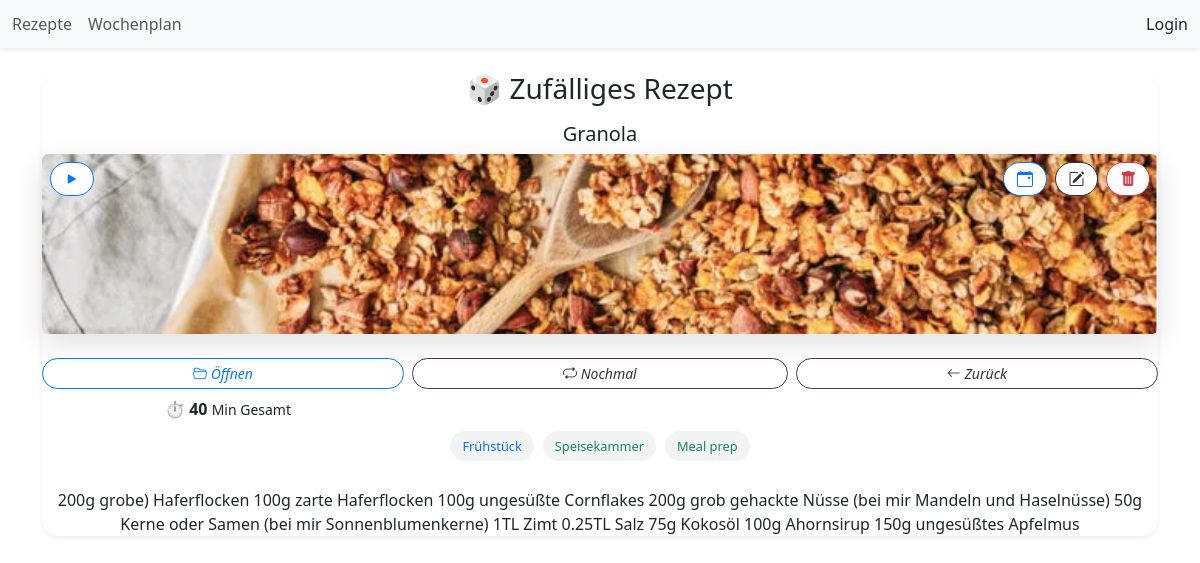
The app's page /recipes/random/ with its own data.
### recipes/models.py (models this page shows, shortened)
class Recipe(models.Model):
    title = models.CharField(
        max_length=200,
        help_text="Titel"
    )
    slug = models.SlugField(
        unique=True,
        blank=True
    )
    servings = models.PositiveIntegerField(
        help_text="Portionen",
        null=True,
        blank=True,
    )
    image = models.ImageField(
        upload_to='recipes/',
        blank=True,
        null=True,
        help_text="Hauptbild"
    )
    labels = models.ManyToManyField(
        "Label",
        blank=True,
        help_text="Label"
    )
    duration_minutes = models.PositiveIntegerField(
        null=True,
        blank=True,
        help_text="Gesamtdauer des Rezepts in Minuten"
    )
    working_time = models.PositiveIntegerField(
        null=True,
        blank=True,
        help_text="Arbeitsdauer des Rezepts in Minuten"
    )
    temperature_celsius = models.PositiveIntegerField(
        null=True,
        blank=True,
        help_text="Back-/Ofentemperatur in °C (Ober-/Unterhitze)"
    )
    ingredients = models.CharField(
        null=True,
        blank=True,
        max_length=1000,  # Du solltest hier eine Länge definieren, falls du lange Zutatenlisten erwartest
        help_text="Zutaten"
    )
    steps = models.CharField(
        null=True,
        blank=True,
        max_length=1000,  # Ebenso für Schritte
        help_text="Anleitung"
    )
    cooked_count = models.PositiveIntegerField(
        default=0,
        help_text="So oft wurde das Rezept schon gekocht"
    )
    external_link = models.URLField(
        blank=True,
        null=True,
        help_text="Fügen Sie einen externen Link hinzu."
    )  # Neues Feld für den externen Link

class Label(models.Model):
    EVENT = "event"
    CATEGORY = "category"
    LABEL_TYPES = [
        (EVENT, "Event"),
        (CATEGORY, "Kategorie"),
    ]
    name = models.CharField(max_length=100)
    label_type = models.CharField(max_length=20, choices=LABEL_TYPES)

### recipes/views.py (the view)
# urls.py: path("random/", views.RandomRecipeView.as_view(), name="random"),
class RandomRecipeView(TemplateView):
    template_name = "recipes/recipe_random.html"
    def get_context_data(self, **kwargs):
        context = super().get_context_data(**kwargs)
        index_view = IndexView()
        index_view.request = self.request
        qs = index_view.get_queryset()
        context["recipe"] = random.choice(list(qs)) if qs.exists() else None
        context["days"] = DAYS
        return context

### recipes/views.py (called while the page is built)
    def get_queryset(self):
        qs = Recipe.objects.prefetch_related("labels")
        qs = filter_recipes(qs, self.request.GET)
        sort_param = self.request.GET.get("sort", "title")
        if sort_param == "duration":
            qs = qs.order_by("duration_minutes")
        elif sort_param == "cooked":
            qs = qs.order_by("cooked_count")
        else:
            qs = qs.order_by("title")
        return qs

### recipes/templates/recipes/recipe_random.html (shortened to what this page needs)
{% extends "recipes/base.html" %}
{% block content %}
<div class="container mt-4">
    <div class="recipe-card shadow-sm">
        <div class="card-body text-center">
            <h3 class="card-title mb-3">🎲 Zufälliges Rezept</h3>
            {% if recipe %}
                <h5>{{ recipe.title }}</h5>
                 {% if recipe.image %}
                <div class="recipe-hero mb-4 position-relative">
                    <img src="{{ recipe.image.url }}" alt="{{ recipe.title }}" class="img-fluid rounded" style="height: 180px;">
                    <div class="position-absolute top-0 start-0 w-100 d-flex gap-2 p-2">
                        {% if not recipe.external_link %}
                        <a href="{% url 'recipes:cook' recipe.slug %}?servings={{ current_servings }}" class="btn btn-ios me-auto">
                            <i class="bi bi-play-fill"></i>
                        </a>
                        {% endif %}
                        <div class="dropdown d-inline">
                            <button class="btn btn-ios calendar-dropdown" type="button" id="addToPlanDropdown" data-bs-toggle="dropdown" aria-expanded="false">
                                <i class="bi bi-calendar-event"></i>
                            </button>
                        </div>
                        <a href="{% url 'recipes:update' recipe.slug %}" class="btn btn-ios-secondary">
                            <i class="bi bi-pencil-square"></i>
                        </a>
                        <a href="{% url 'recipes:delete' recipe.slug %}" class="btn btn-ios-danger">
                            <i class="bi bi-trash-fill"></i>
                        </a>
                    </div>
                </div>
                {% endif %}
                <div class="col-12 d-flex gap-2">
                    <a href="{% url 'recipes:detail' recipe.slug %}" class="btn btn-ios-sm flex-fill">
                        <i class="bi bi-folder2-open"> Öffnen</i>
                    </a>
                    <a href="?{{ request.GET.urlencode }}" class="btn btn-ios-sm-secondary flex-fill">
                        <i class="bi bi-repeat"> Nochmal</i>
                    </a>
                    <a href="{% url 'recipes:index' %}" class="btn btn-ios-sm-secondary flex-fill">
                        <i class="bi bi-arrow-left"> Zurück</i>
                    </a>
                </div>
                {% if recipe.duration_minutes %}
                <div class="col-12 col-md-4 mb-2 mt-2">
                    <div class="tile">
                        ⏱️ <strong>{{ recipe.duration_minutes }}</strong>
                        <small>Min Gesamt</small>
                    </div>
                </div>
                {% endif %}
                {% if recipe.labels.all %}
                <div class="mb-4">
                    {% for label in recipe.labels.all %}
                        <span class="chip chip-{{ label.label_type }}">
                            {{ label.name }}
                        </span>
                    {% endfor %}
                </div>
                {% endif %}
                <p>{{ recipe.ingredients }}</p>
            {% else %}
                <p class="text-muted">Kein passendes Rezept gefunden.</p>
                <a href="{% url 'recipes:index' %}" class="btn btn-secondary">
                    Zurück
                </a>
            {% endif %}
        </div>
    </div>
</div>
{% endblock %}

### recipes/static/recipes/style.css (style rules this page uses)
.btn, .btn:hover, .btn:focus, .btn:active, .btn:focus-visible { box-shadow: none; transform: none; transition: none; }
.recipe-card { border-radius: 1rem; overflow: visible; border: none; background: #fff; cursor: pointer; box-shadow: 0 8px 24px rgba(0, 0, 0, 0.08); transition: transform 0.25s ease, box-shadow 0.25s ease; min-height: 350px; }
.card-title { display: -webkit-box; -webkit-box-orient: vertical; overflow: hidden; text-overflow: ellipsis; line-clamp: 3; -webkit-line-clamp: 3; line-height: 1.2em; max-height: calc(1.2em * 3); }
.recipe-hero { overflow: visible; }
.recipe-hero img { width: 100%; max-height: 320px; object-fit: cover; border-radius: 20px; box-shadow: 0 10px 30px rgba(0,0,0,0.12); }
.chip { display: inline-block; padding: 0.35rem 0.75rem; border-radius: 999px; font-size: 0.8rem; margin: 0.15rem; background: #f1f3f5; }
.chip-category { color: #0d6efd; }
.chip-event { color: #198754; }
.btn-ios, .btn-ios-secondary, .btn-ios-success, .btn-ios-filter, .btn-ios-danger, .calendar-dropdown { display: inline-flex; align-items: center; justify-content: center; padding: 0.5rem 0.8rem; border-radius: 9999px; font-weight: 500; transition: all 0.2s ease; box-shadow: none; }
.btn-ios { border: 1px solid #007bff; background-color: #fff; color: #007bff; }
.btn-ios-secondary { border: 1px solid #333; background-color: #fff; color: #333; }
.btn-ios-danger { border: 1px solid #dc3545; background-color: #fff; color: #dc3545; }
.calendar-dropdown::after { display: none; }
.btn-ios-sm, .btn-ios-sm-secondary, .btn-ios-sm-success, .btn-ios-sm-filter, .btn-ios-sm-danger { display: inline-flex; align-items: center; justify-content: center; padding: 0.25rem 0.5rem; border-radius: 9999px; font-size: 0.875rem; font-weight: 500; transition: all 0.2s ease; }
.btn-ios-sm { border: 1px solid #007bff; background-color: #fff; color: #007bff; }
.btn-ios-sm-secondary { border: 1px solid #493939; background-color: #fff; color: #333; }

### records on screen
Recipe: title "Granola", image (picture), duration_minutes "40", ingredients "200g grobe) Haferflocken 100g zarte Haferflocken 100g ungesüßte Cornflakes 200g grob gehackte Nüsse (bei mir Mandeln und Haselnüsse) 50g Kerne oder Samen (bei mir Sonnenblumenkerne) 1TL Zimt 0.25TL Salz 75g Kokosöl 100g Ahornsirup 150g ungesüßtes Apfelmus"
Label: name "Frühstück"
Label: name "Speisekammer"
Label: name "Meal prep"
